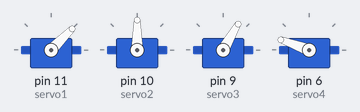
Simulated run of this sketch. Board: Arduino Uno, built with avr-gcc and run on an emulated ATmega328P. Parts: 4 × servo.

Above: at 2.05 s.
At 3.2 s:
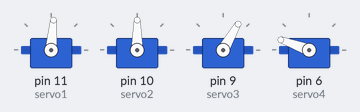
At 3.8 s:
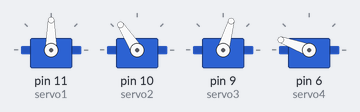
At 4.4 s:
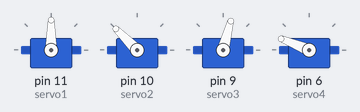
At 5.55 s:
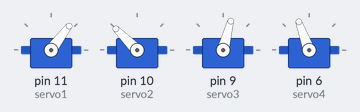
At 6.75 s:
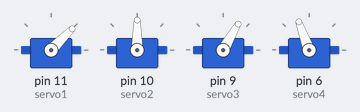
Timing chart, 0 to 8.2 s (numbered marks = the images above):
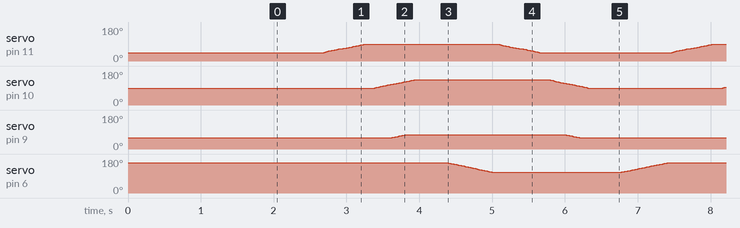

The sketch:

Projeto_1.4_Movimentos_Automaticos_Slowmove.ino
```cpp
/* MakerQuest - Projeto_1.4_Movimentos_Automáticos_Slowmove - Versão:1.0 Ago24 */
/*            Manuais&Códigos disponíveis em www.makerquest.com.br             */

#include <VarSpeedServo.h>

// Definição dos objetos servos do braço robótico usando a biblioteca VarSpeedServo
VarSpeedServo servo1;  // BASE
VarSpeedServo servo2;  // OMBRO
VarSpeedServo servo3;  // COTOVELO
VarSpeedServo servo4;  // GARRA

// Variáveis - Teste combinações de velocidade e delay, altere o movSpeed e delayTime e faça o upload do código.
// Exemplos:
// moveSpeed = 30 e delayTime = 15
// moveSpeed = 20 e delayTime = 25
// moveSpeed = 55 e delayTime = 6
// moveSpeed = 60 e delayTime = 5

const int moveSpeed = 50;   // Velocidade dos movimentos dos servos (0-255)
const unsigned long delayTime = 15; // Tempo de delay para os servos alcançarem a posição (em ms)


unsigned long previousMillis = 0;   // Armazena o tempo do último movimento
int pos = 0;            // Variável para armazenar a posição do servo

// Função para mover o servo suavemente
void moveServo(VarSpeedServo &servo, int startPos, int endPos) {
  if (startPos < endPos) {
    for (pos = startPos; pos <= endPos; pos++) {
      servo.slowmove(pos, moveSpeed);
      delay(delayTime); // Ajuste o delay conforme necessário
    }
  } else {
    for (pos = startPos; pos >= endPos; pos--) {
      servo.slowmove(pos, moveSpeed);
      delay(delayTime); // Ajuste o delay conforme necessário
    }
  }
}

// Função para sincronizar movimentos dos servos
void moveServosInSync() {
  moveServo(servo1, 45, 90);   // BASE
  moveServo(servo2, 90, 135);  // OMBRO
  moveServo(servo3, 60, 75);   // COTOVELO
  moveServo(servo4, 160, 110); // GARRA

  moveServo(servo1, 90, 45);   // BASE
  moveServo(servo2, 135, 90);  // OMBRO
  moveServo(servo3, 75, 60);   // COTOVELO
  moveServo(servo4, 110, 160); // GARRA
}

void setup() {
  // Anexa o objeto servo ao pino
  servo1.attach(11);
  servo2.attach(10);
  servo3.attach(9);
  servo4.attach(6);

  // Configura as posições iniciais dos servos
  servo1.write(45);
  servo2.write(90);
  servo3.write(60);
  servo4.write(160);

  // Aguarda um tempo para garantir que os servos estejam na posição inicial
  delay(2000);
}

void loop() {
  unsigned long currentMillis = millis();

  // Executa a sequência de movimentos dos servos
  moveServosInSync();

  // Aguarda um tempo antes de reiniciar a sequência
  while (millis() - currentMillis < 2000) {
    // Loop de espera não bloqueante
  }
}
/* MakerQuest - Projeto_1.4_Movimentos_Automáticos_Slowmove - Versão:1.0 Ago24 */
/*            Manuais&Códigos disponíveis em www.makerquest.com.br             */
```

Measured:
- by itself, servo on pin 9 (servo3): repeats every 4.8 s: 63° 0.02 s, 65° 0.02 s, 66° 0.02 s, 68° 0.02 s, 69° 0.02 s, 71° 0.02 s, 72° 0.02 s, 74° 0.02 s, 75° 2.2 s, 73° 0.02 s, 72° 0.02 s, 70° 0.02 s, 69° 0.02 s, 67° 0.02 s, 66° 0.02 s, 64° 0.02 s, 63° 0.02 s, 61° 0.02 s, 60° 2.2 s, 62° 0.02 s
